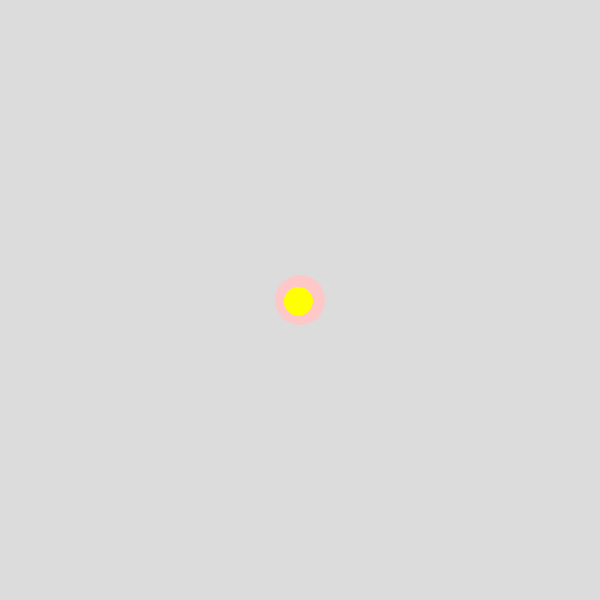
Frame 1 (no input)
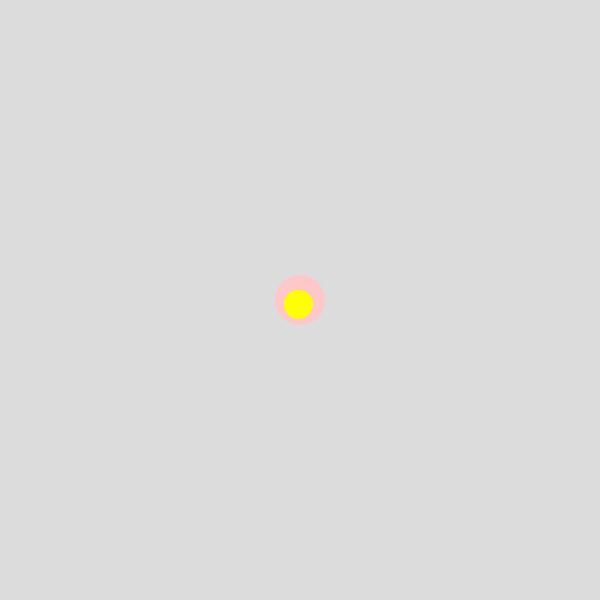
Frame 60 (no input)
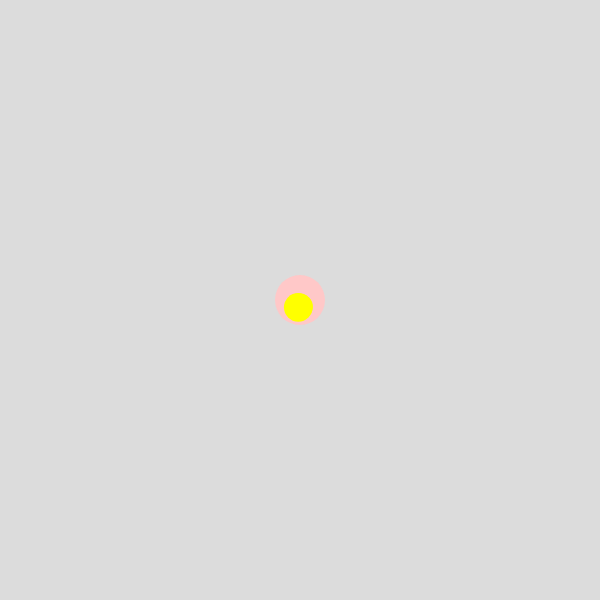
Frame 120 (the mouse pressed at the canvas centre since frame 60)

The p5.js sketch that drew these frames (run headless with seeded random() and noise() and a simulated clock; from frame 60 on, the mouse is pressed at the canvas centre):

// p5.js sketch
// ── sketch.js
let petals = [];

function setup() {
  createCanvas(600, 600);
  for (let i = 0; i < random(5, 15); i++) {
    petals.push(new Petal());
  }
}

function draw() {
  background(220);

  // 그림자를 표시하기 위해 가운데에 꽃 수술 원을 그려줘
  noStroke();
  fill(255, 200, 200);
  ellipse(width / 2, height / 2, 50, 50);

  // 꽃잎을 갱신하고 그려줘
  for (let petal of petals) {
    petal.update();
    petal.display();
  }
}

function mousePressed() {
  // 마우스를 클릭할 때마다 새로운 꽃잎을 생성해줘
  petals.push(new Petal());
}

class Petal {
  constructor() {
    this.position = createVector(width / 2, height / 2);
    this.velocity = createVector(random(-2, 2), random(-2, 2));
    this.acceleration = createVector(0, 0.05);
    this.radius = random(10, 30);
  }

  update() {
    // 중력과 가속값 적용
    this.velocity.add(this.acceleration);
    this.position.add(this.velocity);

    // 가운데에 꽃 수술 원에 닿으면 멈춰줘
    let distance = dist(
      this.position.x,
      this.position.y,
      width / 2,
      height / 2
    );
    if (distance < 25 + this.radius / 2) {
      this.velocity.mult(0);
    }
  }

  display() {
    // 꽃잎 그리기
    fill(255, 255, 0);
    ellipse(this.position.x, this.position.y, this.radius, this.radius);
  }
}
